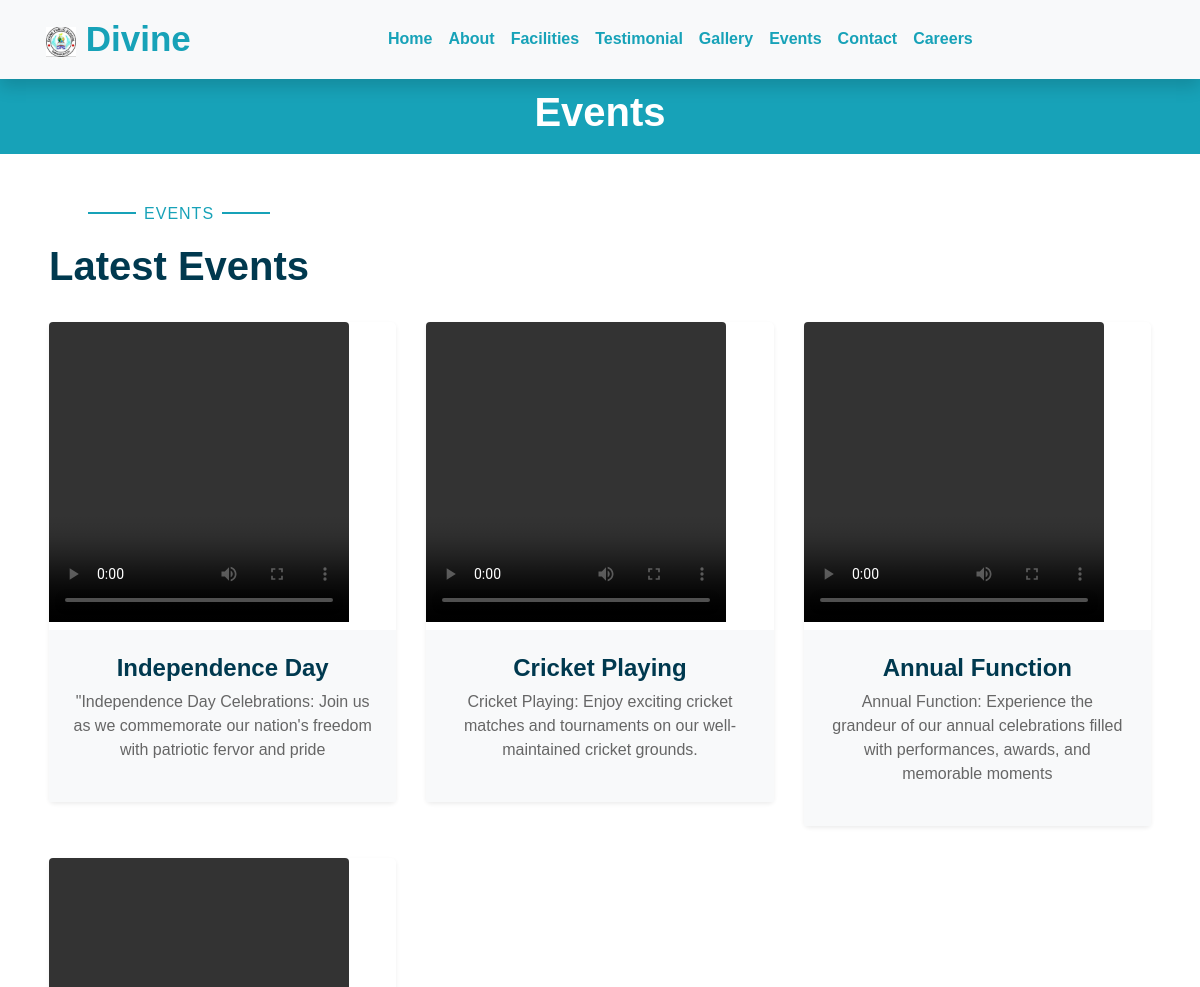
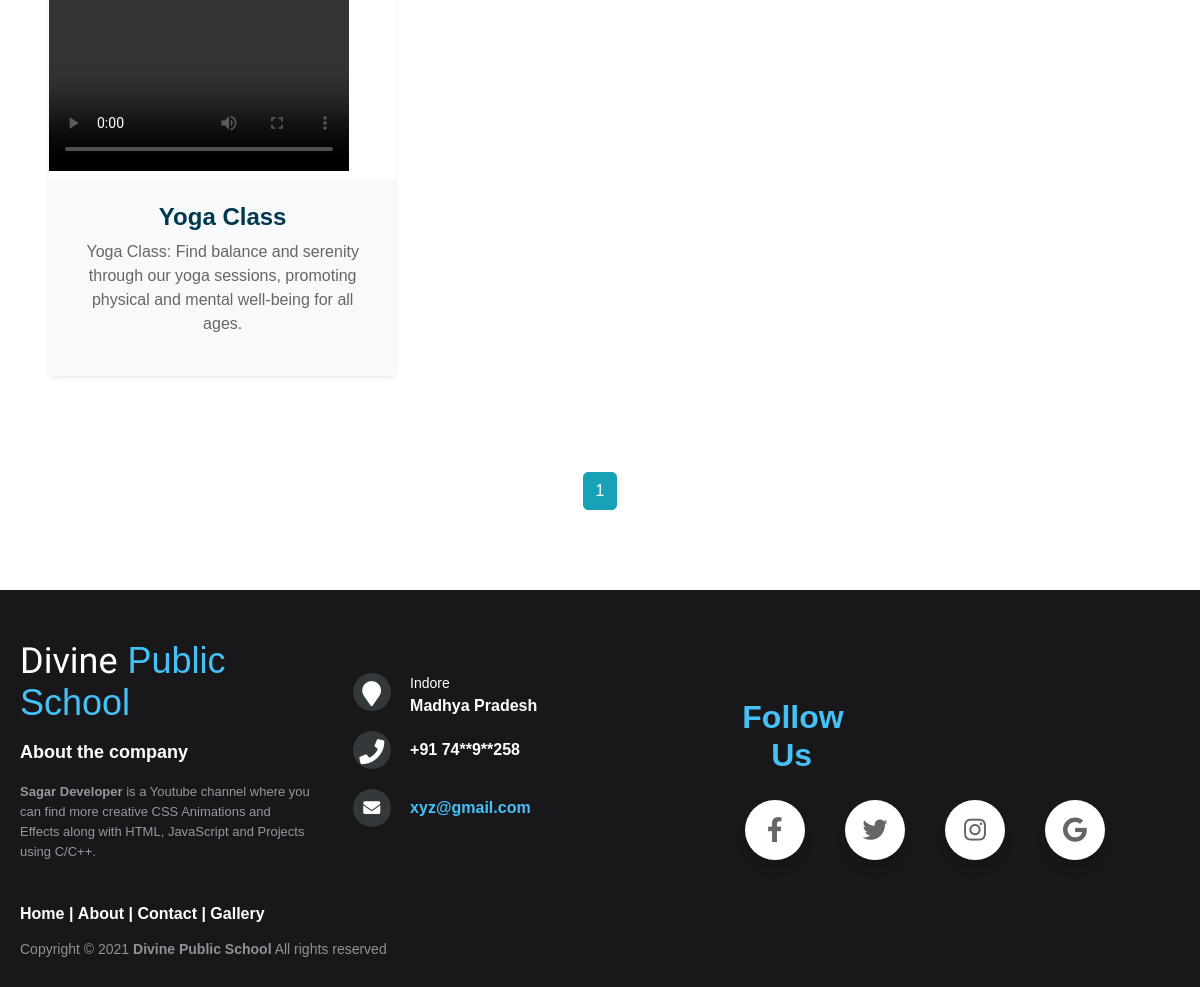
Screenshot of /events/ with the database file from the repository (2 pictures, top to bottom).
### App/models.py (models this page shows, shortened)
class Event(models.Model):
    event_name = models.CharField(max_length=100)
    description = models.CharField( max_length=500)
    photo= models.ImageField(upload_to="Event", height_field=None, width_field=None, max_length=None)
    video = models.FileField( upload_to="event_image/video_link", blank=True)
    is_display= models.BooleanField(default=False)
    is_video_display= models.BooleanField(default=False)

### App/views.py (the view)
# urls.py: path("events/", events, name= "events"),
def events(request):
    event_obj= Event.objects.all()
    paginator = Paginator(event_obj, 6)  # Show 12 images per page
    page_number = request.GET.get('page')
    page_obj = paginator.get_page(page_number)
    context = {
        'event_obj': page_obj,  # Use page_obj here instead of event_obj
    }
    return render(request, "events.html", context)

### App/templates/events.html (shortened to what this page needs)
{% load static %}
<!DOCTYPE html>
<html lang="en">
<head>
  <link rel="stylesheet" href="{% static 'css/style.min.css' %}">
  <link rel="stylesheet" href="{% static 'css/style1.css' %}">
  <link rel="stylesheet" href="http://maxcdn.bootstrapcdn.com/font-awesome/4.2.0/css/font-awesome.min.css">
  <link rel="stylesheet" href="https://cdnjs.cloudflare.com/ajax/libs/font-awesome/5.15.3/css/all.min.css"/>
  <link rel="stylesheet" href="{% static 'css/footer.css' %}">
</head>
<body>
  <div class="container-fluid bg-light position-relative shadow">
    <nav class="navbar navbar-expand-lg bg-body-tertiary">
        <div class="container-fluid">
          <a href="{% url 'home' %}" class="navbar-brand font-weight-bold text-secondary" style="font-size: 35px">
               <img src="{% static 'img/logo.jpeg' %}" alt="" srcset="" class="logo">
                             <span class="text-info">Divine</span>
          </a>
          <div class="collapse navbar-collapse" id="navbarSupportedContent">
            <div class="navbar-nav font-weight-bold mx-auto py-0">
            <ul class="navbar-nav me-auto mb-2 mb-lg-0">
              <li class="nav-item">
                <a class="nav-link active" aria-current="page" href="{% url 'home' %}">Home</a>
              </li>
              <li class="nav-item">
                <a class="nav-link" href="{% url 'about' %}">About</a>
              </li>
              <li class="nav-item">
                <a class="nav-link" href="{% url 'facilities' %}">Facilities</a>
              </li>
              <li class="nav-item">
                <a class="nav-link" href="{% url 'testimonial' %}">Testimonial</a>
              </li>
              <li class="nav-item">
                <a class="nav-link" href="{% url 'gallery' %}">Gallery</a>
              </li>
              <li class="nav-item">
                <a class="nav-link" href="{% url 'events' %}">Events</a>
              </li>
              <li class="nav-item">
                <a class="nav-link" href="{% url 'contact' %}">Contact</a>
              </li>
              <li class="nav-item">
                <a class="nav-link" href="{% url 'careers' %}">Careers</a>
              </li>
            </ul>
        </div>
          </div>
        </div>
      </nav>
</div>
   <div class="container-fluid bg-info mb-5">
    <div class="d-flex flex-column bg-info align-items-center justify-content-center" style="min-height: 75px">
      <h3 class="text-white font-weight-bold" style="font-size: 40px;">Events</h3>
    </div>
  </div>
   <div class="container-fluid px-0 px-md-5 mb-5">
    <div class="row align-items-center px-3">
      <div class="text-center pb-2">
        <p class="section-title px-5">
          <span class="px-2">Events</span>
        </p>
        <h1 class="mb-4">Latest Events</h1>
      </div>
      <div class="row pb-3">
        {% for event in event_obj %}
        <div class="col-lg-4 mb-4">
          <div class="card border-0 shadow-sm mb-2">
            {% if event.video.url %}
            <video class="card-img-top mb-2" controls style="width: 300px; height: 300px;">
              <source src="{{ event.video.url }}" type="video/mp4" >
            </video>
            {% else %}
            <img class="card-img-top mb-2" src="{{event.photo.url}}" alt="" />
            {% endif %}
            <div class="card-body bg-light text-center p-4">
              <h4 class="">{{event.event_name}}</h4>
              <p>
                {{event.description}}
              </p>
            </div>
          </div>
        </div>
        {% endfor %}
      </div>
    </div>
  </div>
     <div class="col-md-12 mb-4">
         <nav aria-label="Page navigation">
             <ul class="pagination justify-content-center mb-0">
                 <li class="page-item active">
                     <a class="page-link" href="#">{{ event_obj.number }}</a>
                 </li>
             </ul>
         </nav>
     </div>
  <footer class="footer-distributed  p-5">
    <div class="footer-left">
        <h3>Divine<span> Public School</span></h3>
        <br>
        <p class="footer-company-about">
            <span>About the company</span>
            <strong>Sagar Developer</strong> is a Youtube channel where you can find more creative CSS Animations
            and
            Effects along with
            HTML, JavaScript and Projects using C/C++.
        </p>
        <br>
        <p class="footer-links link">
            <a href="{% url 'home'}">Home</a>
            |
            <a href="{% url 'about'}">About</a>
            |
            <a href="{% url 'contact'}">Contact</a>
            |
            <a href="{% url 'gallery'}">Gallery</a>
        </p>
    </div>
    <div class="footer-center">
        <div>
            <i class="fa fa-map-marker"></i>
            <p><span>Indore</span>
                Madhya Pradesh</p>
        </div>
        <div>
            <i class="fa fa-phone"></i>
            <p>+91 74**9**258</p>
        </div>
        <div>
            <i class="fa fa-envelope"></i>
            <p><a href="mailto:sagar00001.co@gmail.com">xyz@gmail.com</a></p>
        </div>
    </div>
    <div class="footer-right">
            <h2 class="follow">Follow Us</h2>
        <div class="wrapper">
            <div class="icon facebook">
               <span><i class="fab fa-facebook-f"></i></span>
            </div>
            <div class="icon twitter">
               <span><i class="fab fa-twitter"></i></span>
            </div>
            <div class="icon instagram">
               <span><i class="fab fa-instagram"></i></span>
            </div>
            <div class="icon google">
               <span><i class="fab fa-google"></i></span>
            </div>
         </div>
    </div>
    <p class="footer-company-name">Copyright © 2021 <strong>Divine Public School</strong> All rights reserved</p>
</footer>
    </body>
  </html>

### static/css/style1.css (style rules this page uses)
.logo { width: 30px; height: 30px; }

### static/css/footer.css (style rules this page uses)
* { padding: 0; margin: 0; }
.footer-distributed { background-color: #18171a; box-sizing: border-box; width: 100%; text-align: left; font: bold 16px sans-serif; padding: 50px 20px 30px 20px !important; margin-top: 80px; }
.footer-distributed .footer-left, .footer-distributed .footer-center, .footer-distributed .footer-right { display: inline-block; vertical-align: top; }
.footer-distributed .footer-left { width: 25%; }
.footer-distributed h3 { color: #ffffff; font: normal 36px 'Cookie', cursive; margin: 0; }
.footer-distributed h3 span { color: #46C1F6; }
.footer-distributed .footer-links { color: #ffffff; margin: 20px 0 12px; }
.footer-distributed .footer-links a { display: inline-block; line-height: 1.8; text-decoration: none; color: inherit; }
.footer-distributed .footer-company-name { color: #8f9296; font-size: 14px; font-weight: normal; margin: 0; }
.footer-distributed .footer-center { width: 35%; }
.footer-distributed .footer-center i { background-color: #33383b; color: #ffffff; font-size: 25px; width: 38px; height: 38px; border-radius: 50%; text-align: center; line-height: 42px; margin: 10px 15px; vertical-align: middle; }
.footer-distributed .footer-center i.fa-envelope { font-size: 17px; line-height: 38px; }
.footer-distributed .footer-center p { display: inline-block; color: #ffffff; vertical-align: middle; margin: 0; }
.footer-distributed .footer-center p span { display: block; font-weight: normal; font-size: 14px; line-height: 2; }
.footer-distributed .footer-center p a { color: #46C1F6; text-decoration: none; ; }
.footer-center { padding-top: 2%; padding-left: 2%; }
.footer-distributed .footer-right { width: 25%; padding-top: 5%; }
.footer-distributed .footer-company-about { line-height: 20px; color: #92999f; font-size: 13px; font-weight: normal; margin: 0; }
.footer-distributed .footer-company-about span { display: block; color: #ffffff; font-size: 18px; font-weight: bold; margin-bottom: 20px; }
.footer-company-name { justify-content: center; }
* { margin: 0; padding: 0; box-sizing: border-box; font-family: 'Poppins', sans-serif; }
.wrapper { display: inline-flex; }
.wrapper .icon { margin: 0 20px; text-align: center; cursor: pointer; display: flex; align-items: center; justify-content: center; flex-direction: column; position: relative; z-index: 2; transition: 0.4s cubic-bezier(0.68, -0.55, 0.265, 1.55); }
.wrapper .icon span { display: block; height: 60px; width: 60px; background: #fff; border-radius: 50%; position: relative; z-index: 2; box-shadow: 0px 10px 10px rgba(0,0,0,0.1); transition: 0.4s cubic-bezier(0.68, -0.55, 0.265, 1.55); }
.wrapper .icon span i { line-height: 60px; font-size: 25px; }
.follow { text-align: center; padding-left: 15%; padding-bottom: 15%; color: #46C1F6; }
.footer-right { padding-right: 15%; }

### App/templates/events.html (style rules this page uses)
.logo { height: 30px; }

### rows the page displays
Event: event_name "Independence Day", description "\"Independence Day Celebrations: Join us as we commemorate our nation's freedom with patriotic fervor and pride"
Event: event_name "Cricket Playing", description "Cricket Playing: Enjoy exciting cricket matches and tournaments on our well-maintained cricket grounds."
Event: event_name "Annual Function", description "Annual Function: Experience the grandeur of our annual celebrations filled with performances, awards, and memorable moments"
Event: event_name "Yoga Class", description "Yoga Class: Find balance and serenity through our yoga sessions, promoting physical and mental well-being for all ages."

### other values shown
{{ event_obj.number }} "1"
